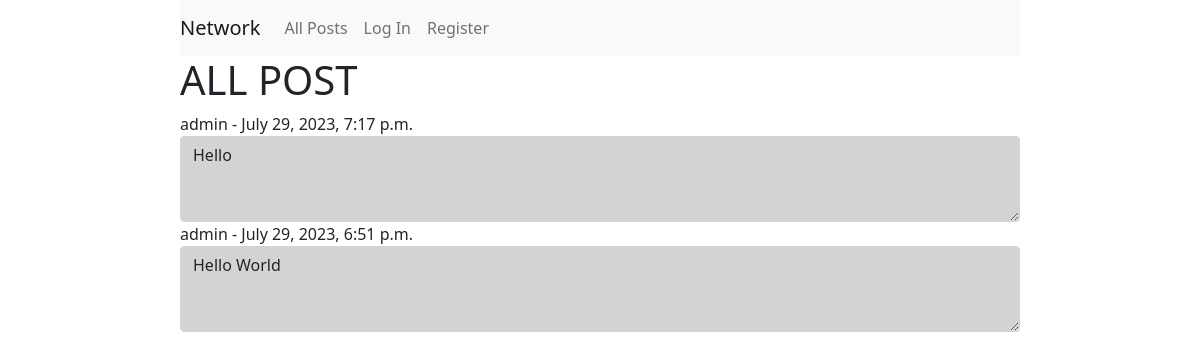
The app's page /, older data.
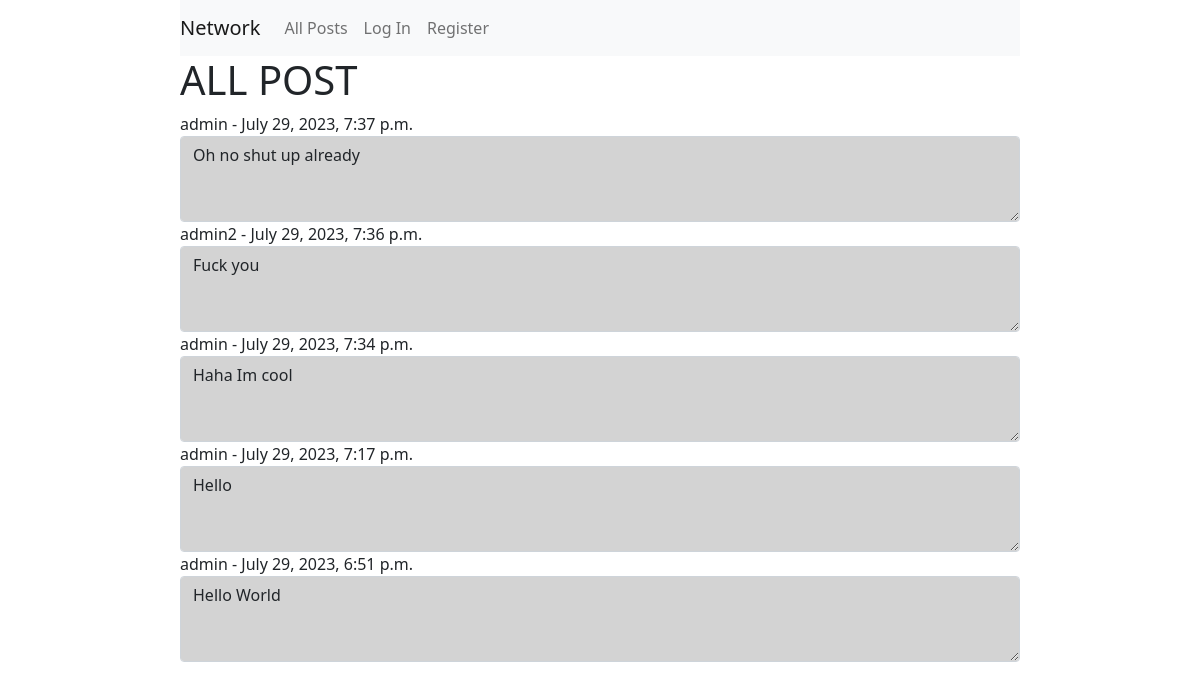
The same page, newer data.
### network/models.py (models this page shows, shortened)
class Post(models.Model):
    content = models.TextField(max_length=600)
    author = models.ForeignKey(User, on_delete=models.CASCADE)
    timestamp = models.DateTimeField(auto_now_add=True)

class User(AbstractUser):
    pass

### network/views.py (the view)
# urls.py: path("", views.index, name="index"),
def index(request):
    all_posts = Post.objects.all().order_by("-timestamp")
    paginator = Paginator(all_posts, 10)
    page_number = request.GET.get('p')
    posts = paginator.get_page(page_number)
    return render(request, "network/index.html",{
        "posts": posts
    })

### network/templates/network/index.html (shortened to what this page needs)
{% extends "network/layout.html" %} {% block body %}
<h1>ALL POST</h1>
<div>
  {% for post in posts %}
  <div>
    <label for="post-content">{{post.author}} - {{post.timestamp}}</label>
    <textarea
      name="post-content"
      style="background-color: lightgray"
      class="form-control"
      id="post-content"
      rows="3"
      readonly
    >
{{post.content}}</textarea
    >
  </div>
</div>
{% endfor %}
<nav
  aria-label="Page navigation example"
  class="d-flex justify-content-center mt-2"
>
</nav>
{% endblock %}

### network/templates/network/layout.html (shortened to what this page needs)
{% load static %}
<!DOCTYPE html>
<html lang="en">
  <head>
    <link
      href="https://cdn.jsdelivr.net/npm/bootstrap@5.0.0/dist/css/bootstrap.min.css"
      rel="stylesheet"
    />
    <link href="{% static 'network/styles.css' %}" rel="stylesheet" />
  </head>
  <body style="padding-left: 15%; padding-right: 15%">
    <nav class="navbar navbar-expand-lg navbar-light bg-light">
      <a class="navbar-brand" href="{% url 'index' %}">Network</a>
      <div>
        <ul class="navbar-nav mr-auto">
          <li class="nav-item">
            <a class="nav-link" href="{% url 'index' %}">All Posts</a>
          </li>
          {% if user.is_authenticated %}
          <li class="nav-item">
            <a class="nav-link" href="#">Following</a>
          </li>
          <li class="nav-item">
            <a class="nav-link" href="{% url 'logout' %}">Log Out</a>
          </li>
          {% else %}
          <li class="nav-item">
            <a class="nav-link" href="{% url 'login' %}">Log In</a>
          </li>
          <li class="nav-item">
            <a class="nav-link" href="{% url 'register' %}">Register</a>
          </li>
          {% endif %}
        </ul>
      </div>
    </nav>
    <div class="body">{% block body %} {% endblock %}</div>
  </body>
</html>

Row changes from the older to the newer data that the page shows:
added Post: author "admin", timestamp "July 29, 2023, 7:37 p.m.", post-content "Oh no shut up already"
added Post: author "admin2", timestamp "July 29, 2023, 7:36 p.m.", post-content "Fuck you"
added Post: author "admin", timestamp "July 29, 2023, 7:34 p.m.", post-content "Haha Im cool"
